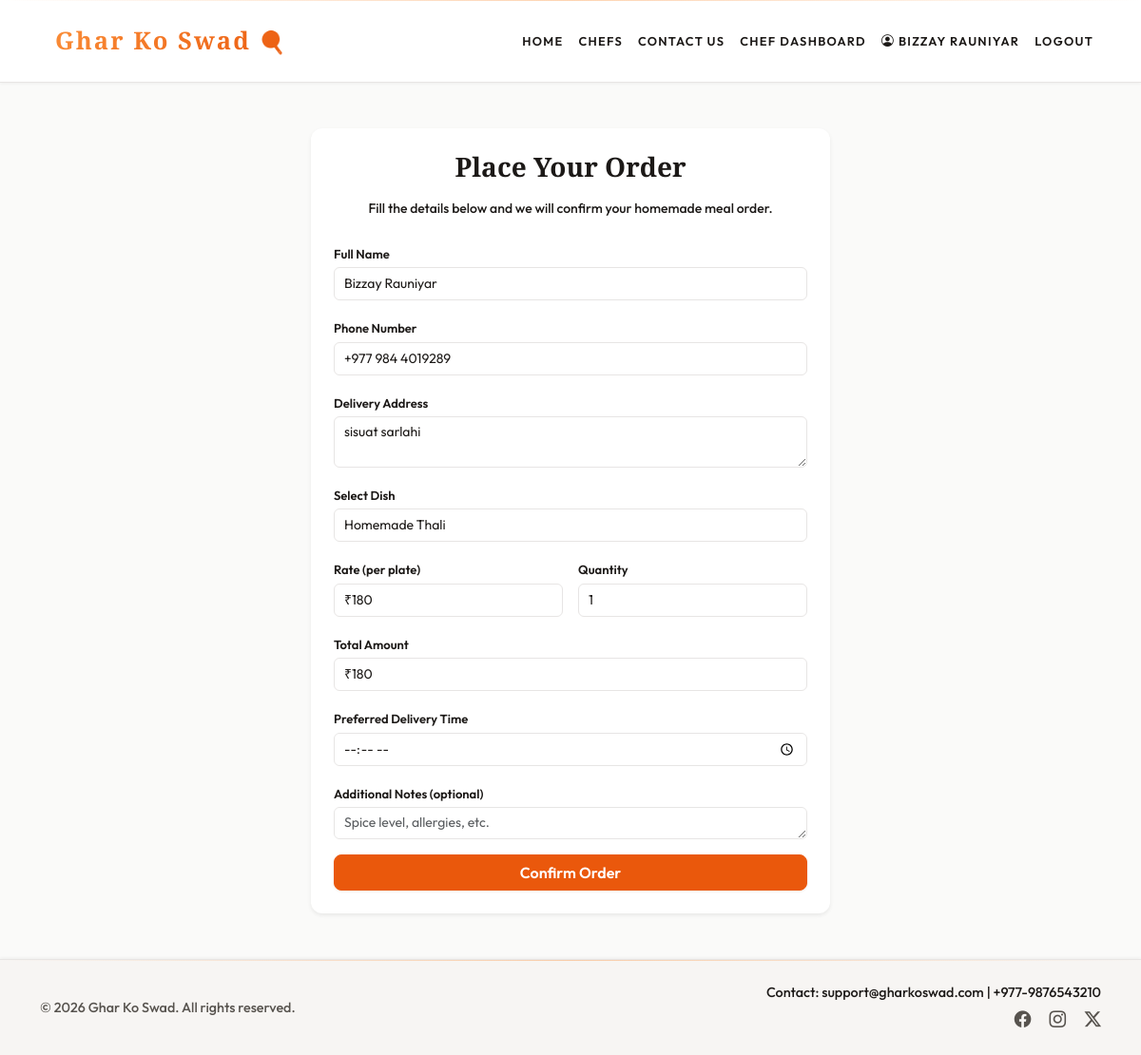
Page /order/?item=6 (signed in) on the earlier database version.
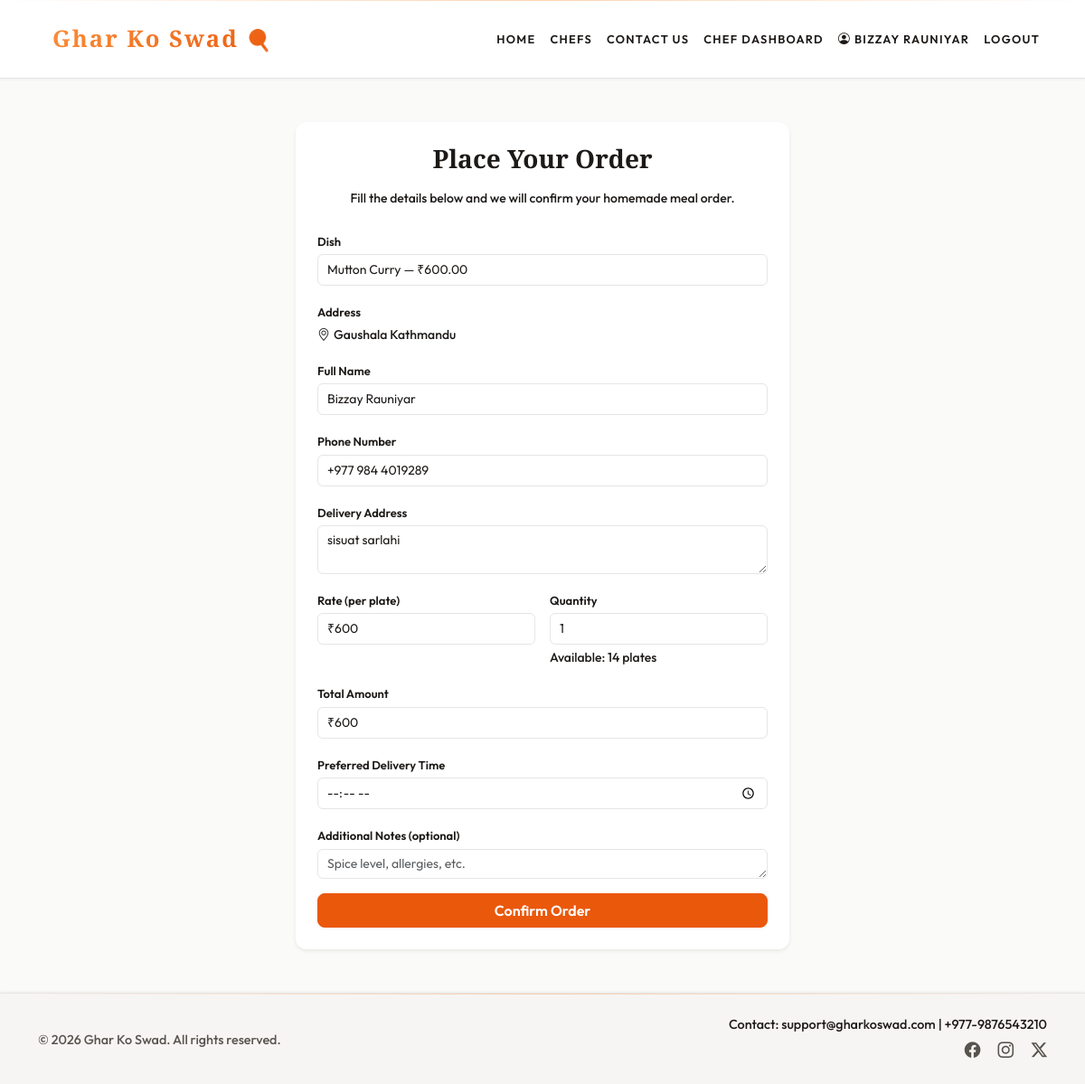
Same page on the later database version.
### core/models.py (models this page shows, shortened)
class CustomUser(AbstractUser):
    USER_TYPE_CHOICES = (
        ('customer', 'Customer'),
        ('chef', 'Chef'),
    )
    username = None
    email = models.EmailField(unique=True)
    phone = models.CharField(max_length=15, blank=True)
    address = models.TextField(blank=True)
    user_type = models.CharField(max_length=10, choices=USER_TYPE_CHOICES, default='customer')
    speciality = models.CharField(max_length=200, blank=True, null=True)
    USERNAME_FIELD = 'email'
    REQUIRED_FIELDS = []
    objects = CustomUserManager()

class FoodItem(models.Model):
    CATEGORY_CHOICES = [
        ('rice', 'Rice'),
        ('veg', 'Veg'),
        ('non_veg', 'Non-veg'),
        ('sweets_mithai', 'Sweets (Mithai)'),
        ('breads', 'Breads'),
        ('sweets_desserts', 'Sweets & Desserts'),
        ('pickles_sides', 'Pickles & Side Dishes'),
        ('curries', 'Curries'),
        ('soups', 'Soups'),
        ('snacks', 'Snacks'),
        ('nepali', 'Nepali'),
        ('indian', 'Indian'),
        ('other', 'Other (add your own)'),
    ]
    AVAILABILITY_CHOICES = [
        ('daily', 'Daily'),
        ('weekdays', 'Weekdays Only'),
        ('weekends', 'Weekends Only'),
        ('custom', 'Custom'),
    ]
    chef = models.ForeignKey(settings.AUTH_USER_MODEL, on_delete=models.CASCADE, related_name='food_items')
    name = models.CharField(max_length=200)
    category = models.CharField(max_length=30, choices=CATEGORY_CHOICES, default='other')
    category_custom = models.CharField(max_length=100, blank=True, help_text='When category is Other, your own category name')
    price = models.DecimalField(max_digits=10, decimal_places=2)
    description = models.TextField(blank=True)
    image = models.ImageField(upload_to='food/%Y/%m/', blank=True, null=True)
    image_url = models.URLField(blank=True, max_length=500)
    servings_available = models.PositiveIntegerField(default=10)
    availability = models.CharField(max_length=20, choices=AVAILABILITY_CHOICES, default='daily')
    is_vegetarian = models.BooleanField(default=True)
    is_spicy = models.BooleanField(default=False)
    created_at = models.DateTimeField(auto_now_add=True)
    class Meta:
        ordering = ['-created_at']

### core/views.py (the view, shortened to what this page needs)
# urls.py: path('order/', views.order, name='order'),
def order(request):
    if not getattr(request.user, 'is_active', True):
        auth_logout(request)
        messages.error(request, 'Your account has been disabled. Please contact support.')
        return redirect('core:login')
    food_item = None
    item_id = request.GET.get('item') or (request.POST.get('food_item_id') if request.method == 'POST' else None)
    if item_id:
        try:
            food_item = FoodItem.objects.select_related('chef').get(id=int(item_id))
        except (ValueError, FoodItem.DoesNotExist):
            food_item = None
    order_name = ''
    order_phone = ''
    order_address = ''
    if request.user.is_authenticated:
        user = request.user
        order_name = (user.get_full_name() or user.first_name or user.email or '').strip()
        order_phone = getattr(user, 'phone', '') or ''
        order_address = getattr(user, 'address', '') or ''
    order_quantity = 1
    if food_item:
        available = max(0, food_item.servings_available or 0)
        if available <= 0:
            messages.error(request, 'This item is sold out and can no longer be ordered.')
            return redirect('core:index')
    return render(request, 'core/order.html', {
        'food_item': food_item,
        'order_name': order_name,
        'order_phone': order_phone,
        'order_address': order_address,
        'order_quantity': order_quantity,
    })

### core/context_processors.py (called while the page is built)
def user_profile(request):
    class ProfileRole:
        def __init__(self, role):
            self.role = role
    role = getattr(request.user, 'user_type', None) if request.user.is_authenticated else None
    return {'user_profile': ProfileRole(role) if role else None}

### templates/core/order.html (shortened to what this page needs)
{% extends 'base.html' %}
{% load static %}
{% block content %}
<section class="py-5">
    <div class="container">
        <div class="row justify-content-center">
            <div class="col-lg-6">
                <div class="card shadow-sm border-0">
                    <div class="card-body p-4">
                        <h1 class="h3 fw-bold mb-3 text-center">Place Your Order</h1>
                        <p class="text-muted small mb-4 text-center">Fill the details below and we will confirm your homemade meal order.</p>
                        <form method="post" action="{% url 'core:order' %}{% if food_item %}?item={{ food_item.id }}{% endif %}" id="orderForm">
                            {% if food_item %}
                            <div class="mb-3">
                                <label class="form-label">Dish</label>
                                <input type="text" class="form-control" value="{{ food_item.name }} — ₹{{ food_item.price }}" readonly>
                            </div>
                            {% if food_item.chef.address %}
                            <div class="mb-3">
                                <label class="form-label">Address</label>
                                <p class="text-muted small mb-0"><i class="bi bi-geo-alt me-1"></i>{{ food_item.chef.address }}</p>
                            </div>
                            {% endif %}
                            {% endif %}
                            <div class="mb-3">
                                <label class="form-label">Full Name</label>
                                <input type="text" class="form-control" name="name" id="orderName" placeholder="Your name" value="{{ order_name|default:'' }}" required>
                            </div>
                            <div class="mb-3">
                                <label class="form-label">Phone Number</label>
                                <input type="tel" class="form-control" name="phone" id="orderPhone" placeholder="+977-XXXXXXXXXX" value="{{ order_phone|default:'' }}" required>
                            </div>
                            <div class="mb-3">
                                <label class="form-label">Delivery Address</label>
                                <textarea class="form-control" name="address" id="orderAddress" rows="2" placeholder="House no, street, landmark, city" required>{{ order_address|default:'' }}</textarea>
                            </div>
                            {% if not food_item %}
                            <div class="mb-3">
                                <label class="form-label">Select Dish</label>
                                <select class="form-select" name="dish" id="orderDish">
                                    <option value="thali" selected>Homemade Thali</option>
                                </select>
                            </div>
                            {% endif %}
                            <div class="row g-3 mb-3">
                                <div class="col-6">
                                    <label class="form-label">Rate (per plate)</label>
                                    <input type="text" class="form-control" id="orderRate" value="{% if food_item %}₹{{ food_item.price }}{% else %}₹180{% endif %}" readonly>
                                </div>
                                <div class="col-6">
                                    <label class="form-label">Quantity</label>
                                    <input
                                        type="number"
                                        class="form-control"
                                        name="quantity"
                                        id="orderQty"
                                        min="1"
                                        {% if food_item %}max="{{ food_item.servings_available }}"{% endif %}
                                        value="{{ order_quantity|default:1 }}"
                                    >
                                    {% if food_item %}
                                    <small class="text-muted small d-block mt-1">
                                        Available: {{ food_item.servings_available }} plate{{ food_item.servings_available|pluralize }}
                                    </small>
                                    {% endif %}
                                </div>
                            </div>
                            <div class="mb-3">
                                <label class="form-label">Total Amount</label>
                                <input type="text" class="form-control" id="orderTotal" value="{% if food_item %}₹{{ food_item.price }}{% else %}₹180{% endif %}" readonly>
                            </div>
                            <div class="mb-3">
                                <label class="form-label">Preferred Delivery Time</label>
                                <input type="time" class="form-control" name="delivery_time" id="orderTime">
                            </div>
                            <div class="mb-3">
                                <label class="form-label">Additional Notes (optional)</label>
                                <textarea class="form-control" name="notes" id="orderNotes" rows="1" placeholder="Spice level, allergies, etc."></textarea>
                            </div>
                            <div class="d-grid">
                                <button type="submit" class="btn btn-primary">Confirm Order</button>
                            </div>
                        </form>
                    </div>
                </div>
            </div>
        </div>
    </div>
</section>
{% endblock %}

### templates/base.html (shortened to what this page needs)
{% load static %}
<!DOCTYPE html>
<html lang="en">
<head>
    <link href="https://cdn.jsdelivr.net/npm/bootstrap@5.3.3/dist/css/bootstrap.min.css" rel="stylesheet">
    <link href="https://cdn.jsdelivr.net/npm/bootstrap-icons@1.11.3/font/bootstrap-icons.css" rel="stylesheet">
    <link rel="stylesheet" href="{% static 'premium.css' %}">
</head>
<body>
    <nav class="navbar navbar-expand-lg navbar-dark">
        <div class="container">
            <a class="navbar-brand fw-bold" href="{% url 'core:index' %}">Ghar Ko Swad</a>
            <div class="collapse navbar-collapse" id="navbarSupportedContent">
                <ul class="navbar-nav ms-auto mb-2 mb-lg-0">
                    <li class="nav-item"><a class="nav-link {% if request.resolver_match.url_name == 'index' %}active{% endif %}" href="{% url 'core:index' %}">Home</a></li>
                    <li class="nav-item"><a class="nav-link {% if request.resolver_match.url_name == 'chef_profile' %}active{% endif %}" href="{% url 'core:chef_profile' %}">Chefs</a></li>
                    <li class="nav-item"><a class="nav-link {% if request.resolver_match.url_name == 'contact' %}active{% endif %}" href="{% url 'core:contact' %}">Contact Us</a></li>
                    {% if user.is_authenticated and user_profile and user_profile.role == 'chef' %}
                    <li class="nav-item"><a class="nav-link {% if request.resolver_match.url_name == 'chef_dashboard' %}active{% endif %}" href="{% url 'core:chef_dashboard' %}">Chef Dashboard</a></li>
                    {% endif %}
                    {% if user.is_authenticated %}
                    <li class="nav-item"><span class="nav-link py-2"><i class="bi bi-person-circle me-1"></i>{% firstof user.get_full_name user.first_name user.email %}</span></li>
                    <li class="nav-item"><a class="nav-link" href="{% url 'core:logout' %}">Logout</a></li>
                    {% else %}
                    <li class="nav-item"><a class="nav-link {% if request.resolver_match.url_name == 'login' %}active{% endif %}" href="{% url 'core:login' %}">Login</a></li>
                    {% endif %}
                </ul>
            </div>
        </div>
    </nav>
    {% block content %}{% endblock %}
    <footer class="py-4 mt-auto">
        <div class="container">
            <div class="row gy-3 align-items-center">
                <div class="col-md-6">
                    <small class="text-muted">© <span id="year"></span> Ghar Ko Swad. All rights reserved.</small>
                </div>
                <div class="col-md-6 text-md-end">
                    <small class="d-block">Contact: support@gharkoswad.com | +977-9876543210</small>
                    <div class="mt-1">
                        <a href="#" class="text-muted me-3"><i class="bi bi-facebook"></i></a>
                        <a href="#" class="text-muted me-3"><i class="bi bi-instagram"></i></a>
                        <a href="#" class="text-muted"><i class="bi bi-twitter-x"></i></a>
                    </div>
                </div>
            </div>
        </div>
    </footer>
</body>
</html>

Differences in the rows shown:
added FoodItem: name "Mutton Curry — ₹600.00", chef.address "Gaushala Kathmandu", price "₹600", quantity "1", servings_available "14"
Other differences:
form field dish: "Homemade Thali" → (not shown)
form field if: "₹180" → (not shown)
form field quantity: "1" → (not shown)
text no longer shown: "Select Dish"
text now shown: "Dish Address Available: plate"
